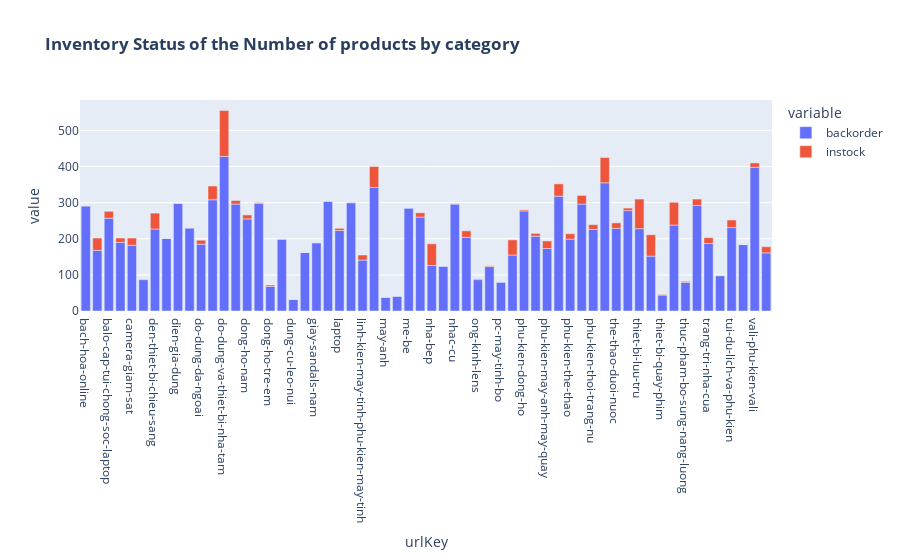

Notebook code for this chart:
### Code cell
px.bar(df.pivot_table(index = 'urlKey', columns = 'inventory_type', values = 'sku', aggfunc = 'count', fill_value = 0).reset_index(), 
       x = "urlKey", 
       y = ["backorder", "instock"], 
       title = "<b>Inventory Status of the Number of products by category<b>").show()

### Figure 1 — Plotly figure (JSON) as saved in the notebook; plotly's stock layout.template omitted (floating-point values rounded to 4 significant figures)
{"data": [{"alignmentgroup": "True", "hovertemplate": "variable=backorder<br>urlKey=%{x}<br>value=%{y}<extra></extra>", "legendgroup": "backorder", "marker": {"color": "#636efa", "pattern": {"shape": ""}}, "name": "backorder", "offsetgroup": "backorder", "orientation": "v", "showlegend": true, "textposition": "auto", "type": "bar", "x": ["bach-hoa-online", "balo", "balo-cap-tui-chong-soc-laptop", "balo-tui-dung-bao-da", "camera-giam-sat", "camera-hanh-trinh-action-camera-va-phu-kien", "den-thiet-bi-chieu-sang", "dep-nam", "dien-gia-dung", "dien-thoai-may-tinh-bang", "do-dung-da-ngoai", "do-dung-phong-ngu", "do-dung-va-thiet-bi-nha-tam", "do-tho-cung", "dong-ho-nam", "dong-ho-nu", "dong-ho-tre-em", "dung-cu-cau-ca", "dung-cu-leo-nui", "giay-boots-nam", "giay-sandals-nam", "lam-dep-suc-khoe", "laptop", "laptop-may-vi-tinh", "linh-kien-may-tinh-phu-kien-may-tinh", "mat-kinh", "may-anh", "may-bay-camera-va-phu-kien", "me-be", "ngoai-troi-san-vuon", "nha-bep", "nha-cua-doi-song", "nhac-cu", "noi-that", "ong-kinh-lens", "ong-kinh-ong-ngam", "pc-may-tinh-bo", "phong-an", "phu-kien-dong-ho", "phu-kien-giay-nam", "phu-kien-may-anh-may-quay", "phu-kien-nam-tui-xach", "phu-kien-the-thao", "phu-kien-thoi-trang-nam", "phu-kien-thoi-trang-nu", "sua-chua-nha-cua", "the-thao-duoi-nuoc", "thiet-bi-anh-sang", "thiet-bi-luu-tru", "thiet-bi-mang", "thiet-bi-quay-phim", "thiet-bi-van-phong-thiet-bi-ngoai-vi", "thuc-pham-bo-sung-nang-luong", "trang-suc", "trang-tri-nha-cua", "tui-bao-tu-tui-deo-bung", "tui-du-lich-va-phu-kien", "tui-xach-cong-so-nam", "vali-phu-kien-vali", "vi-nam"], "xaxis": "x", "y": [291, 168, 257, 190, 182, 87, 227, 201, 298, 230, 185, 308, 428, 296, 255, 298, 68, 199, 32, 162, 189, 304, 223, 300, 141, 342, 38, 41, 285, 260, 126, 124, 296, 204, 87, 123, 80, 155, 277, 207, 173, 318, 199, 296, 226, 355, 229, 278, 228, 152, 44, 238, 79, 292, 187, 98, 231, 184, 398, 161], "yaxis": "y"}, {"alignmentgroup": "True", "hovertemplate": "variable=instock<br>urlKey=%{x}<br>value=%{y}<extra></extra>", "legendgroup": "instock", "marker": {"color": "#EF553B", "pattern": {"shape": ""}}, "name": "instock", "offsetgroup": "instock", "orientation": "v", "showlegend": true, "textposition": "auto", "type": "bar", "x": ["bach-hoa-online", "balo", "balo-cap-tui-chong-soc-laptop", "balo-tui-dung-bao-da", "camera-giam-sat", "camera-hanh-trinh-action-camera-va-phu-kien", "den-thiet-bi-chieu-sang", "dep-nam", "dien-gia-dung", "dien-thoai-may-tinh-bang", "do-dung-da-ngoai", "do-dung-phong-ngu", "do-dung-va-thiet-bi-nha-tam", "do-tho-cung", "dong-ho-nam", "dong-ho-nu", "dong-ho-tre-em", "dung-cu-cau-ca", "dung-cu-leo-nui", "giay-boots-nam", "giay-sandals-nam", "lam-dep-suc-khoe", "laptop", "laptop-may-vi-tinh", "linh-kien-may-tinh-phu-kien-may-tinh", "mat-kinh", "may-anh", "may-bay-camera-va-phu-kien", "me-be", "ngoai-troi-san-vuon", "nha-bep", "nha-cua-doi-song", "nhac-cu", "noi-that", "ong-kinh-lens", "ong-kinh-ong-ngam", "pc-may-tinh-bo", "phong-an", "phu-kien-dong-ho", "phu-kien-giay-nam", "phu-kien-may-anh-may-quay", "phu-kien-nam-tui-xach", "phu-kien-the-thao", "phu-kien-thoi-trang-nam", "phu-kien-thoi-trang-nu", "sua-chua-nha-cua", "the-thao-duoi-nuoc", "thiet-bi-anh-sang", "thiet-bi-luu-tru", "thiet-bi-mang", "thiet-bi-quay-phim", "thiet-bi-van-phong-thiet-bi-ngoai-vi", "thuc-pham-bo-sung-nang-luong", "trang-suc", "trang-tri-nha-cua", "tui-bao-tu-tui-deo-bung", "tui-du-lich-va-phu-kien", "tui-xach-cong-so-nam", "vali-phu-kien-vali", "vi-nam"], "xaxis": "x", "y": [0, 34, 19, 12, 20, 1, 44, 0, 0, 0, 11, 38, 127, 10, 11, 2, 4, 0, 0, 0, 0, 0, 6, 0, 14, 58, 0, 0, 0, 12, 60, 0, 1, 18, 2, 2, 0, 42, 3, 8, 21, 34, 15, 24, 13, 70, 15, 7, 82, 59, 2, 63, 3, 18, 16, 0, 21, 0, 12, 17], "yaxis": "y"}], "layout": {"barmode": "relative", "legend": {"title": {"text": "variable"}, "tracegroupgap": 0}, "title": {"text": "<b>Inventory Status of the Number of products by category<b>"}, "xaxis": {"anchor": "y", "domain": [0, 1], "title": {"text": "urlKey"}}, "yaxis": {"anchor": "x", "domain": [0, 1], "title": {"text": "value"}}}}
